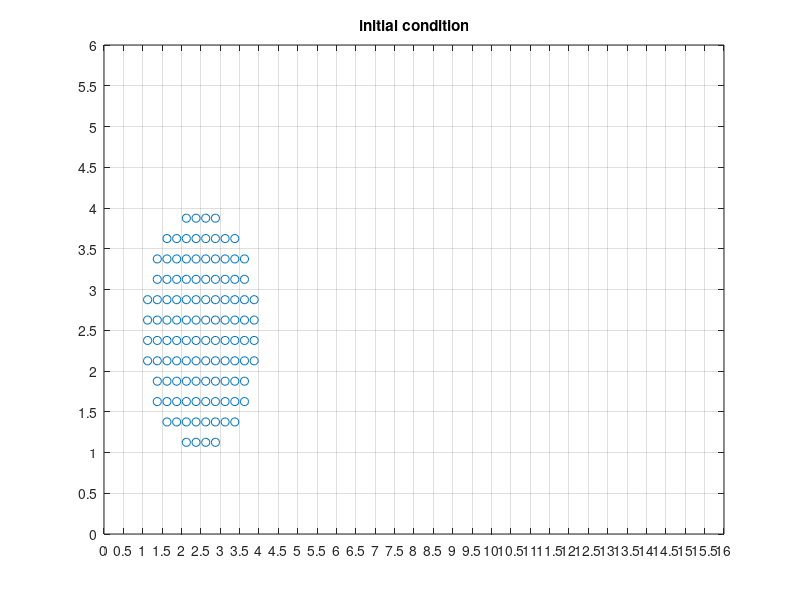

MATLAB code to generate this figure: (Note: this script raises an error after producing the figure.)
% close all;
clear all;
tic;

%% Update
% 14 Feb update the damping m.a = F - c/m.v
% 14 Feb test the gravity loading 1D

% Unit
% kN - seconds - m
cfilter=0;

% fid=fopen('elasticSquare1.txt');

%% Material porperties
E                       = 10000     ;                  % Young modulus of solid
psp                     = 4.0           ;                  % solid density
nu                      = 0.41           ;                  % Poison ratio
g                       = 0.0            ;                  % gravity acceleration

D = [E/(1-nu.^2) E*nu/(1-nu.^2) 0; E*nu/(1-nu.^2) E/(1-nu.^2) 0; 0 0 E/(1-nu)];
Lambda                  = E*nu/(1+nu)/(1-2*nu);
Mu                      = E/2/(1+nu);

%% Boundary condition
nfbc                    = 82             ;                  % number of fixed nodes
nfbn                    = 0              ;                  % number of traction nodes
fbc = [];

for i=1:31
fbc                     = [fbc 35+i-1]         ;                  % index of fixed nodes
end

for i=1:31
fbc                     = [fbc 365+i-1]         ;                  % index of fixed nodes
end

for i=1:10
fbc                     = [fbc 35+33*i]         ;                  % index of fixed nodes
end

for i=1:10
fbc                     = [fbc 65+33*i]         ;                  % index of fixed nodes
end

%% Time
ftime                   = 10;
dt                      = 0.001;
ndt                     = round(ftime/dt) +1;
t                       = 0;
n                       = 1;
damps                   = 0.0;

% time integration
p_b                     = 1.0;
a_m                     = (2*p_b-1)/(1+p_b);
beta                    = (5-3*p_b)/(1+p_b).^2/(2-p_b);
gamma                   = 3/2-a_m;

%% Grid generation
NN(1,1)                 = 33;                               % number of nodes in X direction
NN(1,2)                 = 13;                               % number of nodes in Y direction
cellCount               = (NN(1)-1)*(NN(2)-1);              % number of elements
nodeCount               = NN(1)*NN(2);                      % number of nodes
LOC                     = zeros(NN(1)*NN(2),2);             % zero matrix of all nodal coordinate
le(1,1)                 = 0.5;                              % size of element in X direction
le(1,2)                 = le(1,1);                          % size of element in Y direction

LOCX                    = [0:NN(1)-1]'*le(1);               % Location of all nodes in X direction
LOCY                    = [0:NN(2)-1]'*le(2);               % Location of all nodes in Y direction

LOCCX                   = [0:(NN(1)-1)-1]'*le(1)+le(1)/2;   % Location of cells in X direction
LOCCY                   = [0:(NN(2)-1)-1]'*le(2)+le(2)/2;   % Location of cells in X direction

for i=1:NN(2)
    LOC((1+NN(1)*(i-1)):(NN(1)*(i-1)+NN(1)),1) = LOCX;      % generate the X node position in LOC
end

for i=1:NN(2)
    LOC((NN(1)*(i-1))+1:NN(1)*i,2) = LOCY(i);               % generate the Y nodeposition in LOC
end

for i=1:NN(2)-1
    LOCC((1+(NN(1)-1)*(i-1)):((NN(1)-1)*(i-1)+(NN(1)-1)),1) = LOCCX;        % generate the X element position in LOCC
end

for i=1:NN(2)-1
    LOCC(((NN(1)-1)*(i-1))+1:(NN(1)-1)*i,2) = LOCCY(i);                     % generate the Y element position in LOCC
end

%% Particle generation
particle_per_cell       = 4;
spCount                 = 100*particle_per_cell;
lp(1,1)                 = le(1,1)/2;                                 % size of particle in X direction
lp(1,2)                 = lp(1,1);                              % size of particle in Y direction
x_sp                    = zeros(spCount,2);
d_sp                    = zeros(spCount,2);

sp=1;
while sp<spCount+0.0001
    for i=1:20
        for j=1:20
            x_sp(sp,1:2)= [1*le(1,1)+0.5*lp(1,1)+(j-1)*lp(1,1) 1*le(1,2)+0.5*lp(1,2)+(i-1)*lp(1,2)];
            sp=sp+1;
        end
    end  
end

sp=1;
while sp<spCount+1
    
        x_center = x_sp(sp,1)-2.5;
        y_center = x_sp(sp,2)-2.5;
        Radius = 1.5;
        
     if (x_center^2+y_center^2)>Radius^2 
    x_sp(sp,:)=[];
    spCount=spCount-1;
    sp=sp-1;
     end
    sp=sp+1;
end

figure
plot(x_sp(:,1),x_sp(:,2),'o');
title('initial condition');
grid on
axis([0,16,0,6]);
set(gca,'xtick',[0:le(1,1):LOCX(NN(1,1))]);
set(gca,'ytick',[0:le(1,2):LOCY(NN(1,2))]);
% set(gca,'XTickLabel',[]);
% set(gca,'YTickLabel',[]);

%% Initial condition
% Particle
dparticle               = lp(1)*lp(2);                          % area of particle domain
x_spo                   = x_sp;                                 % initial position
V_sp                    = dparticle * ones(spCount,1);          % volumn
m_sp                    = psp * V_sp;                           % mass
b_sp                    = [0 0];                                % body force
s_sp                    = zeros(spCount,3);                     % Stress tensor
ds_sp                   = zeros(spCount,3);                     % Stress increment
v_ssp                   = zeros(spCount,2);                     % velocty
e_sp                    = zeros(spCount,3);                     % Strain tensor
de_sp                   = zeros(spCount,3);                     % Strain increment
F_sp                    = zeros(spCount,3);
ptraction_sp            = zeros(spCount,2);
alpha_sp                = zeros(spCount,1);

 F_sp                   = cell(spCount,1);
displacement            = zeros(spCount,1);
velocity                = zeros(spCount,1);
strain                  = zeros(spCount,1);

for sp = 1:spCount
    F_sp{sp} = [1 0; 0 1];
end

 F_sp                   = cell(spCount,1);

for sp = 1:spCount
    F_sp{sp} = [1 0; 0 1];
end
V_spo                   = V_sp;

for sp=1:spCount
    v_ssp(sp,:) = [5 0];
end

% Node
nmass_si                = zeros(nodeCount,1);
nmomentum_si            = zeros(nodeCount,2);
nvolume_si              = zeros(nodeCount,1);
niforce_si              = zeros(nodeCount,2);
neforce_si              = zeros(nodeCount,2);
nvelo_si                = zeros(nodeCount,2);
traction_si             = zeros(nodeCount,2);
nacc_si                 = zeros(nodeCount,2);
nacc_old_si             = zeros(nodeCount,2);
nacc_middle_si          = zeros(nodeCount,2);
nstress_si              = zeros(nodeCount*2,2);
A_si                    = zeros(nodeCount*2,2);

%% start the algorithm
% video
timestep = 100;    % number of frame to save
r=timestep/20;      % number of frame per second video ~200s

writerObj2           = VideoWriter('MPM.avi');
writerObj2.FrameRate = r;    % number of frame per second
open(writerObj2);
    for tt = 1:timestep
         ft              = ftime/timestep*tt;
         
%   ft=ftime;

 while t<ft+0.0000000001      
     t
     
%% Reset value of node
nmass_si(:)                = 0;
nmomentum_si(:)            = 0;  
niforce_si(:)              = 0;
neforce_si(:)              = 0;
nvelo_si(:)                = 0;
nvolume_si(:)              = 0;
nacc_si(:)                 = 0;
nacc_middle_si(:)          = 0;
traction_si(:)             = 0;

%% Store particles into cell
 spElems = zeros(spCount,1);                            % vectors store no of elements for each particle
 xc = zeros(spCount,2);                                 % particle position - centroid of element
 CONNECT = zeros(spCount,4);                            % node 1=leftdown 2=righdown 3=rightup 4= leftup
 N = zeros(spCount,4);                                  % Shape function
 dN = zeros(spCount,8);                                 % Gradient of shape function
 
 for sp = 1:spCount
 spElems(sp) = ceil(x_sp(sp,1)/le(1))+(NN(1)-1)*(fix(x_sp(sp,2)/le(2)));   % compute vector store index elements                           
 
 CONNECT(sp,1) = spElems(sp) + floor(spElems(sp)/(NN(1)-1));
 CONNECT(sp,2) = CONNECT(sp,1)+1; 
 CONNECT(sp,3) = CONNECT(sp,2)+NN(1); 
 CONNECT(sp,4) = CONNECT(sp,1)+NN(1);

[N(sp,1),dN(sp,1),dN(sp,5)]=linearshape(x_sp(sp,1:2),LOC(CONNECT(sp,1),:),le(1,1),le(1,2));
[N(sp,2),dN(sp,2),dN(sp,6)]=linearshape(x_sp(sp,1:2),LOC(CONNECT(sp,2),:),le(1,1),le(1,2));
[N(sp,3),dN(sp,3),dN(sp,7)]=linearshape(x_sp(sp,1:2),LOC(CONNECT(sp,3),:),le(1,1),le(1,2));
[N(sp,4),dN(sp,4),dN(sp,8)]=linearshape(x_sp(sp,1:2),LOC(CONNECT(sp,4),:),le(1,1),le(1,2));

 % Build matrix of gradient of shape function of 4 nodes of the cell which
 % contain the particles
dG((sp-1)*4+[1:4],:) = [dN(sp,1) dN(sp,5);dN(sp,2) dN(sp,6);dN(sp,3) dN(sp,7);dN(sp,4) dN(sp,8)];
 end
 
 
 for c =1:cellCount
     id_sp = find(spElems==c);
     mspoints{c}=id_sp;
 end
 
 %% Mapping from particle to nodes
 for sp=1:spCount
 % Build stress tensor
 SSP = [s_sp(sp,1) s_sp(sp,3);s_sp(sp,3) s_sp(sp,2)];
 
 for j=1:4
     spid                           = CONNECT(sp,j);
     
 % Mass
 nmass_si(CONNECT(sp,j))            = nmass_si(CONNECT(sp,j)) + m_sp(sp)*N(sp,j);
 
 % Momentum
 nmomentum_si(CONNECT(sp,j),:)      = nmomentum_si(CONNECT(sp,j),:) + m_sp(sp)*v_ssp(sp,:)*N(sp,j);
 
 % Internal forces
niforce_si(CONNECT(sp,j),:)         = niforce_si(CONNECT(sp,j),:) - (V_sp(sp)*SSP*dG((sp-1)*4+j,:)')';

 % External forces
neforce_si(CONNECT(sp,j),:)         = neforce_si(CONNECT(sp,j),:) + b_sp*m_sp(sp)*N(sp,j);

% Traction
 traction_si(CONNECT(sp,j),:)       = traction_si(CONNECT(sp,j),:) + V_sp(sp)*ptraction_sp(sp,:)*N(sp,j)/le(1,1)/le(1,2);
 
end 
 end

%% Update momentum
% Update force
 nforce_si      = niforce_si + neforce_si + traction_si;
 nmomentum_si   = nmomentum_si + nforce_si*dt;
 
 for n=1:nodeCount
      if nmass_si(n)==0
         continue
      end
 nacc_middle_si(n,:) = nforce_si(n,:)/nmass_si(n);
 nacc_si(n,:)        = (nacc_middle_si(n,:) - nacc_old_si(n,:) * a_m)/(1 - a_m);
 end
 
 % Boundary condition
for i=1:nfbc
nforce_si(fbc(i),:)     = 0;
nmomentum_si(fbc(i),:)  = 0;
end
 
 % Update solid particle velocity and position
  for sp = 1:spCount
if cfilter == 1
     for j = 1:4
              if nmass_si(CONNECT(sp,j))==0
                continue
              end
     
         v_ssp(sp,:)                      = v_ssp(sp,:) + dt * N(sp,j) * ((1-gamma)*nacc_old_si(CONNECT(sp,j),:)+gamma*nacc_si(CONNECT(sp,j),:));
         x_sp(sp,:)                       = x_sp(sp,:) + N(sp,j)*dt*(nmomentum_si(CONNECT(sp,j),:)/ nmass_si(CONNECT(sp,j)) + dt*((0.5-beta)*nacc_old_si(CONNECT(sp,j),:)+beta*nacc_si(CONNECT(sp,j),:)));
         d_sp(sp,:)                       = d_sp(sp,:) + N(sp,j)*dt*(nmomentum_si(CONNECT(sp,j),:)/ nmass_si(CONNECT(sp,j)) + dt*((0.5-beta)*nacc_old_si(CONNECT(sp,j),:)+beta*nacc_si(CONNECT(sp,j),:)));  
     end
else
     for j = 1:4
              if nmass_si(CONNECT(sp,j))==0
                continue
              end         
         v_ssp(sp,:)                      = v_ssp(sp,:) + dt * N(sp,j) * (nforce_si(CONNECT(sp,j),:)/nmass_si(CONNECT(sp,j)));
         x_sp(sp,:)                       = x_sp(sp,:) + nmomentum_si(CONNECT(sp,j),:)*N(sp,j)*dt/ nmass_si(CONNECT(sp,j));
         d_sp(sp,:)                       = d_sp(sp,:) + nmomentum_si(CONNECT(sp,j),:)*N(sp,j)*dt/ nmass_si(CONNECT(sp,j));
     end   
end
 end
 
 %% Mapping velocity back to node

 nmomentum_si(:) = 0;
 % Momentum
 for sp = 1:spCount
     for j = 1:4
         nmomentum_si(CONNECT(sp,j),:)  = nmomentum_si(CONNECT(sp,j),:) + m_sp(sp)*v_ssp(sp,:)*N(sp,j);
     end
 end
 
 % Velocity
  for sp = 1:spCount
 for j = 1:4
      if nmass_si(CONNECT(sp,j),:) ==0
         continue
      end
nvelo_si(CONNECT(sp,j),:)               = nmomentum_si(CONNECT(sp,j),:)/nmass_si(CONNECT(sp,j)); 
 end
  end
 
% Boundary condition
for i=1:nfbc
nvelo_si(fbc(i),:)     = 0;
end
  
%   % Update effective stress
for c=1:cellCount
    mpts = mspoints{c};
    dEFSP = zeros(2,2*length(mpts));
    dS = zeros(2*length(mpts),4);
    
    for sp = 1:length(mpts)
        spid = mpts(sp);
        L_sp = zeros(2,2);
    
        for j=1:4
            L_sp = L_sp + (nvelo_si(CONNECT(spid,j),:)'*dG((spid-1)*4+j,:));
        end

         
        dESP = (L_sp + L_sp')/2*dt; 
        dEFSP(:,sp*2-1:sp*2) = dESP;
        dS(2*sp-1:2*sp,:) = dG((spid-1)*4+1:(spid-1)*4+4,:)';
        
        F_sp{spid} = (eye(2,2)+L_sp*dt)*F_sp{spid};
        J = det(F_sp{spid});
        V_sp(spid)=V_spo(spid)*J;
        SSP = Lambda*log(J)/J*eye(2,2) + Mu/J*(F_sp{spid}*F_sp{spid}'-eye(2,2));
        s_sp(spid,1) = SSP(1,1);
        s_sp(spid,2) = SSP(2,2);
        s_sp(spid,3) = SSP(1,2);
    end
    
    if cfilter==1
        
    % QR method
    if isempty(mpts) ==0
        [Q1,R]=qr(dS,0);
        
        r = rank(R);
%         if r~=3
%             break
%         end
        dEFSP = (dEFSP*Q1(:,1:r))*Q1(:,1:r)';
    end    
    end
      
%     for sp = 1:length(mpts)
%         spid = mpts(sp);
%         de_sp(spid,1) = dEFSP(1,sp*2-1);
%         de_sp(spid,2) = dEFSP(2,sp*2);
%         de_sp(spid,3) = dEFSP(2,sp*2-1);
%         
%         ds_sp(spid,:) = D * de_sp(spid,:)';
%         e_sp(spid,:)  =  e_sp(spid,:)+de_sp(spid,:);
%         s_sp(spid,:)  = s_sp(spid,:) + ds_sp(spid,:);
%     end
end

 % Update time and step 
 n = n+1;
 t = t+dt;
 
 % Store old nodal acceleration
 for n=1:nodeCount
 nacc_old_si(n,:) = nacc_si(n,:);
 end
 
 end
 
displacement = zeros(spCount,1);
velocity = zeros(spCount,1);
strain = zeros(spCount,1);
for sp=1:spCount
    displacement(sp) = sqrt(d_sp(sp,1)^2+d_sp(sp,2)^2);
    velocity(sp) = sqrt(v_ssp(sp,1)^2+v_ssp(sp,2)^2);
    strain(sp) = sqrt(e_sp(sp,1)^2+e_sp(sp,2)^2);
end

StressProfile1=figure;
set(StressProfile1, 'visible','off');
sz = 40;
color = strain;
% color = s_sp(:,3);
scatter(x_sp(:,1),x_sp(:,2),sz,color,'filled');
grid on
axis([0,LOCX(NN(1,1)),0,LOCY(NN(1,2))]);
set(gca,'xtick',[0:0.5:LOCX(NN(1,1))]);
set(gca,'ytick',[0:0.5:LOCY(NN(1,2))]);
h=colorbar;
colormap(jet(256))

% set(h, 'ytick', [0:0.2:1.2]);
caxis([0 0.25]);

    frame2 = getframe(StressProfile1);
    writeVideo(writerObj2,frame2);
 
    end

    close(writerObj2);